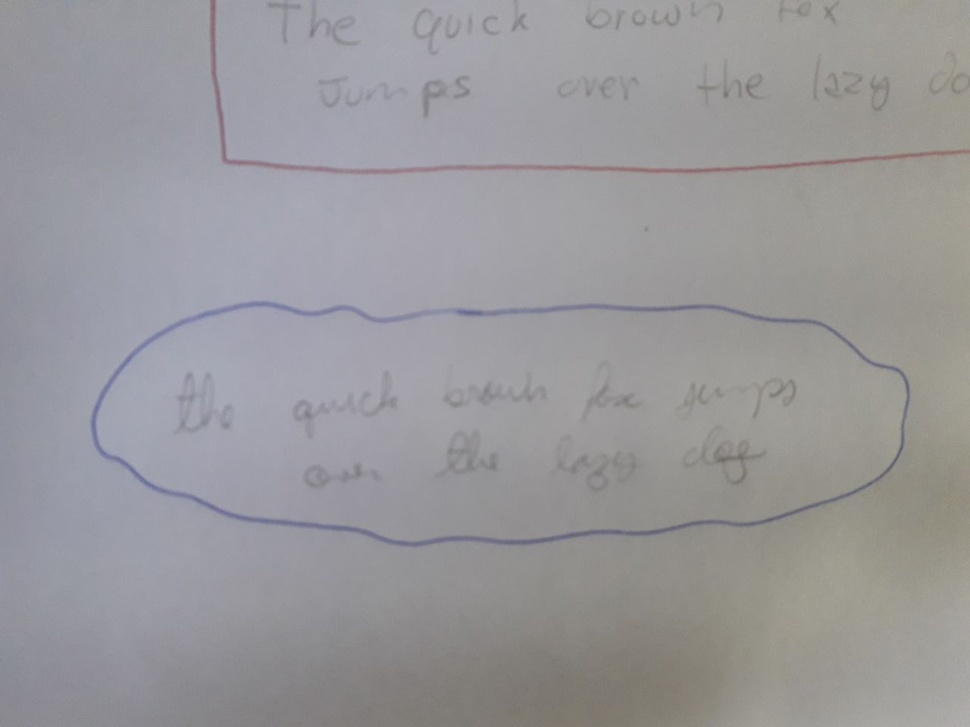
#> input picture images/ex01.jpg, 970 x 727 px, shrunk from 1280 x 960 before the run
$ jupyter execute work_in_progress.ipynb   (older library calls are emulated)
#> lines starting #> are read from the running program, lines starting #| are printed output that depends on the picture; after the words box and inside, x2 and y2 are one past the last pixel; in counts of white or black regions, pixels touching at a corner belong together
[cell 1]
import cv2
import numpy as np
import matplotlib.pyplot as plt

[cell 2]
path_images = [
    "../images/ex01.jpg",
    "../images/ex02.jpg",
    "../images/abstract_ex01.jpg",
    "../images/abstract_ex02.jpg",
    "../images/abstract_ex03.jpg",
]

[cell 3]
inputImage = cv2.imread("../images/ex01.jpg")
#> inputImage is the input picture: shape (727, 970, 3); mean B, G, R 154.7, 152, 153.1
"""
-   In the case of color images, the decoded images will have the channels stored in **B G R** order.
"""

[cell 4]
image = inputImage

kernel = cv2.getStructuringElement(cv2.MORPH_ELLIPSE, (5,5))
kernel2 = cv2.getStructuringElement(cv2.MORPH_ELLIPSE, (3,3))
kernel3 = cv2.getStructuringElement(cv2.MORPH_ELLIPSE, (10,10))

reach = 19
thickness = 3

kernel_plus = cv2.getStructuringElement(cv2.MORPH_CROSS, (reach,reach))
kernel_plusthick = cv2.morphologyEx(kernel_plus, cv2.MORPH_DILATE, kernel2, iterations = thickness)
kernel_x = ((np.diag(np.ones(reach, dtype = int)) + np.diag(np.ones(reach, dtype = int))[::-1]) > 0).astype(np.uint8)
kernel_xthick = cv2.morphologyEx(kernel_x, cv2.MORPH_DILATE, kernel2, iterations = thickness)

blur = cv2.medianBlur(image, 7)
gray = cv2.cvtColor(blur, cv2.COLOR_BGR2GRAY)
# gray = blur[:, :, 2] # noss... que merda eu fiz...

MASK = np.zeros_like(gray, dtype = np.uint8)
thresh = cv2.adaptiveThreshold(gray,255,cv2.ADAPTIVE_THRESH_GAUSSIAN_C, cv2.THRESH_BINARY,11,3)
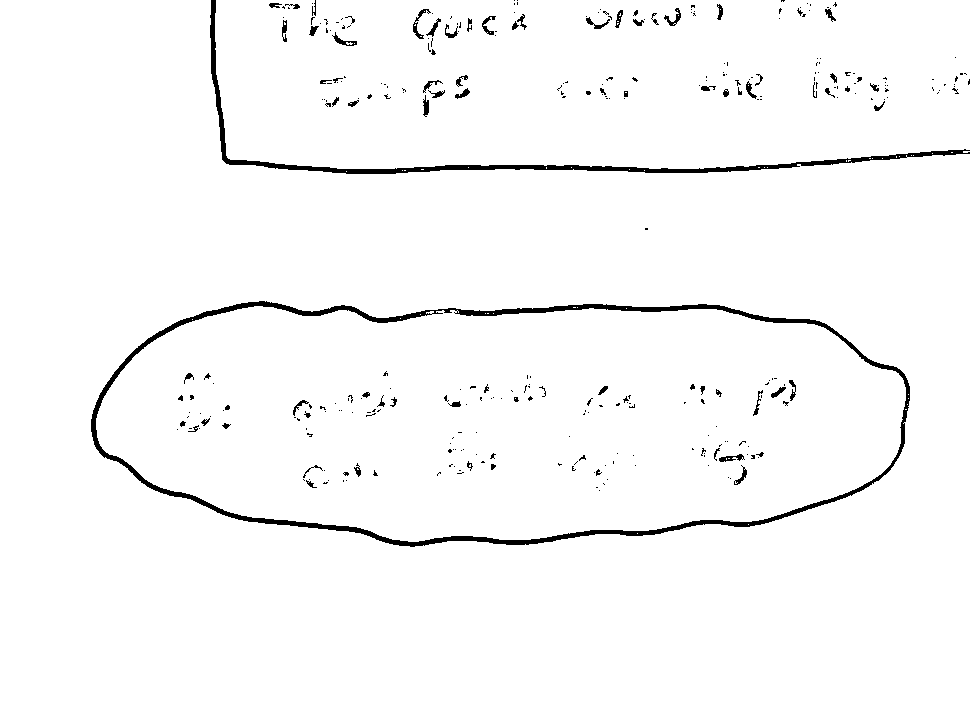
#> thresh: shape (727, 970); 97.6% white; 337 black regions (263 under 20 px), largest, box (x1, y1, x2, y2) and area: (91, 301, 910, 547) 8333, (210, 0, 970, 174) 4032, (413, 9, 431, 39) 129
thresh = 255 - thresh


# [5 lines of commented-out code are left out]


hsv = cv2.cvtColor(blur, cv2.COLOR_BGR2HSV)
#> hsv: shape (727, 970, 3); mean H, S, V 84.6, 13.7, 158.1
# lower = np.array([150, 0, 0])
# upper = np.array([255, 255, 255])
lower = np.array([90, 0, 0])
upper = np.array([150, 255, 255])
hsv_filtered = cv2.inRange(hsv, lower, upper)
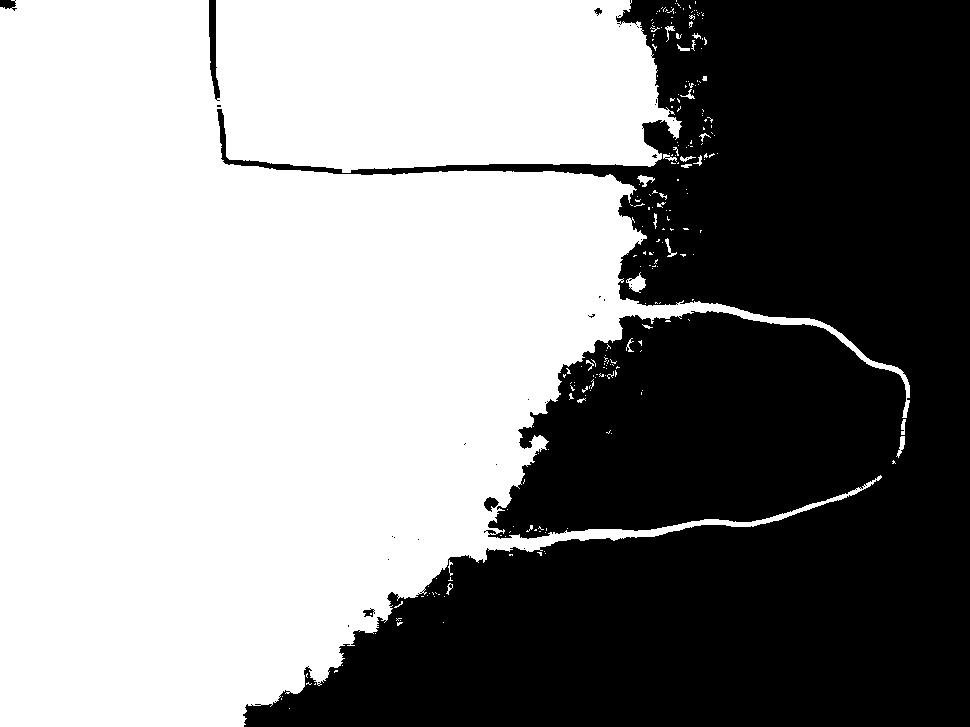
#> hsv_filtered: shape (727, 970); 56.1% white; 31 black regions (25 under 20 px), largest, box (x1, y1, x2, y2) and area: (217, 0, 970, 727) 308250, (209, 0, 220, 101) 605, (484, 497, 499, 512) 133, (0, 0, 17, 11) 123, (363, 608, 375, 617) 60, (594, 8, 602, 16) 34

# [16 lines of commented-out code are left out]


combined = cv2.bitwise_and(thresh, hsv_filtered)
#> combined: shape (727, 970); 1.6% white; 220 white regions (167 under 20 px), largest, box (x1, y1, x2, y2) and area: (91, 301, 910, 547) 8060, (413, 9, 431, 39) 129, (332, 32, 357, 46) 102

combined = cv2.morphologyEx(combined, cv2.MORPH_CLOSE, kernel_plusthick, iterations = 1)
#> combined: shape (727, 970); 2.4% white; 74 white regions (45 under 20 px), largest, box (x1, y1, x2, y2) and area: (91, 301, 910, 547) 8362, (269, 0, 357, 46) 1441, (413, 7, 497, 55) 1337
combined = cv2.morphologyEx(combined, cv2.MORPH_CLOSE, kernel_xthick, iterations = 1)
#> combined: shape (727, 970); 2.7% white; 72 white regions (43 under 20 px), largest, box (x1, y1, x2, y2) and area: (91, 301, 910, 547) 8574, (269, 0, 357, 46) 1745, (413, 7, 497, 55) 1516
combined = cv2.morphologyEx(combined, cv2.MORPH_CLOSE, kernel, iterations = 1)
#> combined: shape (727, 970); 2.7% white; 71 white regions (42 under 20 px)


# [30 lines of commented-out code are left out]

_, cnts, hierarchy = cv2.findContours(combined, cv2.RETR_TREE, cv2.CHAIN_APPROX_SIMPLE)
#> cnts = 71 contours, 47 with area under 20; largest, box (x1, y1, x2, y2) and area: (91, 301, 910, 547) 6848, (269, 0, 357, 46) 1617, (413, 7, 497, 55) 1413, (178, 373, 231, 432) 898, (419, 75, 470, 117) 820

min_area = 10 ** 5
for c in cnts:
    area = cv2.contourArea(c)
    if area > min_area:
        print(area)
        cv2.drawContours(MASK,[c], 0, (255, 255, 255), -1)
        continue
#> this loop made 71 passes
#> area on passes 4, 5, 7, 12, 14, 17, 18, 20: 322.5, 129.5, 764, 409.5, 126, 653.5, 144, 368.5
#> MASK: shape (727, 970); every value is 0

MASK = cv2.morphologyEx(MASK, cv2.MORPH_OPEN, kernel, iterations = 3)

plt.title("thresh")
plt.imshow(thresh)
plt.show()

plt.title("hsv")
plt.imshow(hsv_filtered)
plt.show()

plt.title("combined")
plt.imshow(combined)
plt.show()

plt.imshow(MASK)
plt.show()

plt.imshow(cv2.cvtColor(inputImage, cv2.COLOR_BGR2RGB))
plt.show()

[cell 5]
def segment(image, color):

#> called with color = 'red'
    kernel = cv2.getStructuringElement(cv2.MORPH_ELLIPSE, (5,5))
#> kernel = [[0, 0, 1, 0, 0], [1, 1, 1, 1, 1], [1, 1, 1, 1, 1], [1, 1, 1, 1, 1], [0, 0, 1, 0, 0]]
    kernel2 = cv2.getStructuringElement(cv2.MORPH_ELLIPSE, (3,3))
#> kernel2 = [[0, 1, 0], [1, 1, 1], [0, 1, 0]]
    kernel3 = cv2.getStructuringElement(cv2.MORPH_ELLIPSE, (10,10))

    reach = 19
    thickness = 3

    kernel_plus = cv2.getStructuringElement(cv2.MORPH_CROSS, (reach,reach))
    kernel_plusthick = cv2.morphologyEx(kernel_plus, cv2.MORPH_DILATE, kernel2, iterations = thickness)
    kernel_x = ((np.diag(np.ones(reach, dtype = int)) + np.diag(np.ones(reach, dtype = int))[::-1]) > 0).astype(np.uint8)
    kernel_xthick = cv2.morphologyEx(kernel_x, cv2.MORPH_DILATE, kernel2, iterations = thickness)

    blur = cv2.medianBlur(image, 7)
    gray = cv2.cvtColor(blur, cv2.COLOR_BGR2GRAY)
    thresh = cv2.adaptiveThreshold(gray,255,cv2.ADAPTIVE_THRESH_GAUSSIAN_C, cv2.THRESH_BINARY,31, 3)
#> thresh: shape (727, 970); 95.8% white; 120 black regions (27 under 20 px), largest, box (x1, y1, x2, y2) and area: (90, 301, 911, 547) 10076, (210, 0, 970, 175) 4825, (714, 440, 767, 485) 593
    thresh = 255 - thresh

    hsv = cv2.cvtColor(blur, cv2.COLOR_BGR2HSV).astype(int)
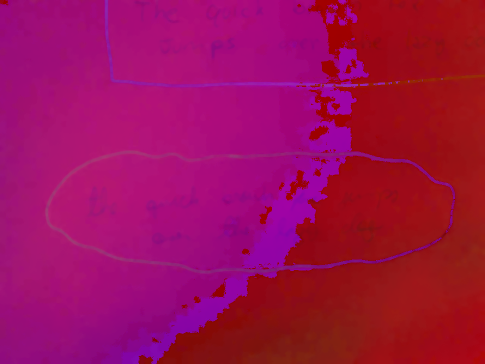
#> hsv: shape (727, 970, 3) int64 (shown at 1/2 size); mean B, G, R 84.6, 13.7, 158.1
    # lower = np.array([150, 0, 0])
    # upper = np.array([255, 255, 255])
#     print(hsv.dtype)
    if color == "blue":
        lower = np.array([90, 0, 0])
        upper = np.array([150, 255, 255])
        hsv_filtered = cv2.inRange(hsv, lower, upper)
    else:
        rotate = 10
        lower = np.array([140 - rotate, 0, 0])
        upper = np.array([255, 255, 255])
        hsv_filtered = cv2.inRange((hsv - rotate) % 255, lower, upper)
#> hsv_filtered: shape (727, 970); 9.6% white; 232 white regions (205 under 20 px), largest, box (x1, y1, x2, y2) and area: (209, 0, 970, 306) 27787, (483, 310, 717, 539) 20605, (205, 542, 557, 727) 16938


# [32 lines of commented-out code are left out]

    combined = cv2.bitwise_and(thresh, hsv_filtered)
#> combined: shape (727, 970); 0.96% white; 132 white regions (109 under 20 px), largest, box (x1, y1, x2, y2) and area: (210, 0, 970, 175) 4788, (580, 382, 611, 422) 313, (570, 455, 589, 474) 159

    combined = cv2.morphologyEx(combined, cv2.MORPH_DILATE, kernel, iterations = 2)
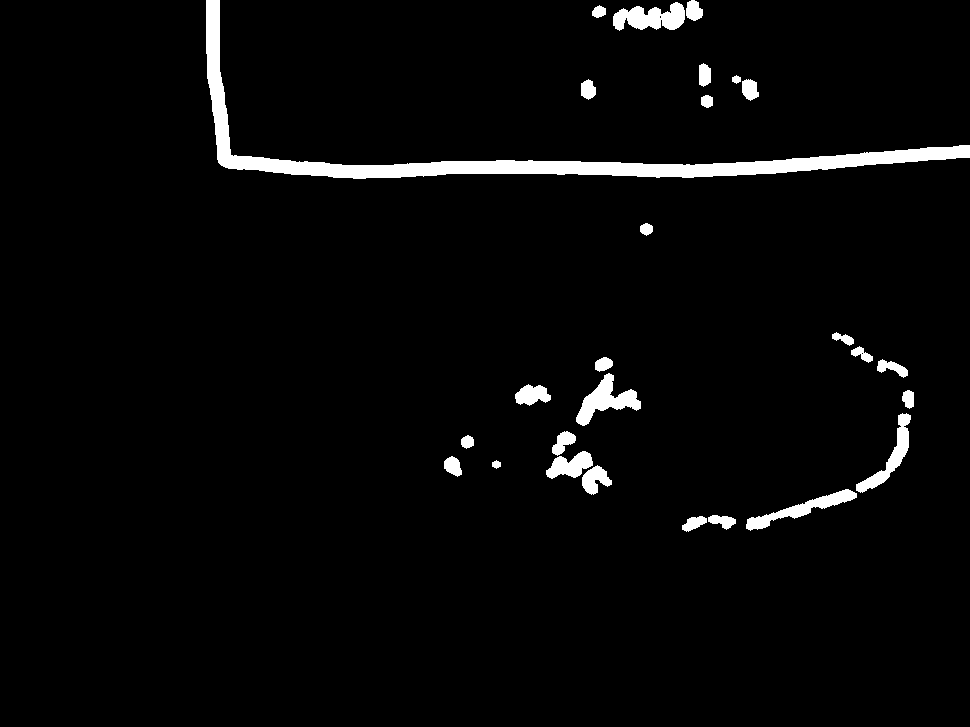
#> combined: shape (727, 970); 3.2% white; 27 white regions


# [51 lines of commented-out code are left out]


    _, cnts, hierarchy = cv2.findContours(combined, cv2.CHAIN_APPROX_SIMPLE, cv2.CHAIN_APPROX_SIMPLE)
#> cnts = 29 contours, 2 with area under 20; largest, box (x1, y1, x2, y2) and area: (206, 0, 970, 179) 11164, (576, 373, 641, 426) 1266, (613, 2, 685, 31) 1230, (746, 489, 857, 531) 1078, (856, 413, 911, 493) 974

    MASK = np.zeros_like(gray, dtype = np.uint8)
    min_area = 10 ** 5
    for c in cnts:
        area = cv2.contourArea(c)
#         perimeter = cv2.arcLength(c, False)

        xs = np.array(c).ravel()[::2]
        ys = np.array(c).ravel()[1::2]
        longest = max(xs.max() - xs.min(), ys.max() - ys.min())
#         if area > min_area:
#             cv2.drawContours(MASK,[c], 0, (255, 255, 255), -1)
#             continue
        if longest > 150:
            # should verify here if figure has large area, if it has then, it is a block already
            cv2.drawContours(MASK,[c], 0, (255, 255, 255), -1)
            continue
#> this loop made 29 passes
#> (area, longest) on passes 1 to 8: (208, 24), (216, 27), (1078.5, 110), (471.5, 29), (44, 8), (229.5, 20), (708.5, 46), (116.5, 13)
#> MASK: shape (727, 970); 1.7% white; 1 white region, box (x1, y1, x2, y2) and area: (206, 0, 970, 179) 12080

    MASK = cv2.morphologyEx(MASK, cv2.MORPH_CLOSE, kernel_plusthick, iterations = 1)
#> MASK: shape (727, 970); 1.7% white; 1 white region, box (x1, y1, x2, y2) and area: (206, 0, 970, 179) 12130
    MASK = cv2.morphologyEx(MASK, cv2.MORPH_CLOSE, kernel_xthick, iterations = 1)
#> MASK: shape (727, 970); 1.7% white; 1 white region, box (x1, y1, x2, y2) and area: (206, 0, 970, 179) 12149
    MASK = cv2.morphologyEx(MASK, cv2.MORPH_CLOSE, kernel3, iterations = 1)
#> MASK: shape (727, 970); 1.7% white; 1 white region

    _, cnts, hierarchy = cv2.findContours(MASK, cv2.CHAIN_APPROX_SIMPLE, cv2.CHAIN_APPROX_SIMPLE)
#> cnts = 1 contour; box (x1, y1, x2, y2) and area: (207, 0, 970, 180) 11218
    # parameter mode is probably wrong: https://docs.opencv.org/3.4/d3/dc0/group__imgproc__shape.html#ga819779b9857cc2f8601e6526a3a5bc71

    MASK = np.zeros_like(gray, dtype = np.uint8)
    for c in cnts:
        rect = cv2.minAreaRect(c)
        box = cv2.boxPoints(rect)
        box = np.int0(box)
        box_area = cv2.contourArea(box)
        if box_area > 10**5: # test should be proportion perimeter vs area
            # if want to see what is left from the image before:
#             cv2.drawContours(MASK,[c], 0, (255, 255, 255), -1)
            # lazy approach to finish
            cv2.drawContours(MASK,[box], 0, (255, 255, 255), -1)
#> this loop made 1 pass
#> (rect, box, box_area) on pass 1: (((573.8, 152.4), (163.8, 778.3), -78.97), [[940, 307], [176, 158], [207, -2], [971, 146]], 127225.5)
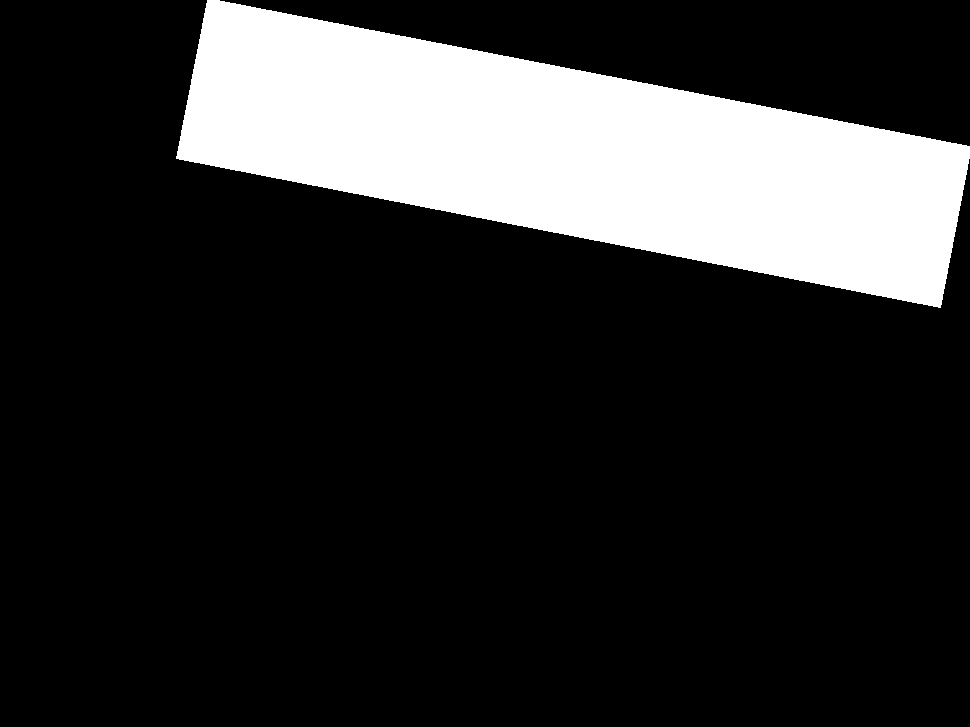
#> MASK: shape (727, 970); 18.1% white; 1 white region, box (x1, y1, x2, y2) and area: (176, 0, 970, 308) 127923

# [58 lines of commented-out code are left out]


    plt.figure(figsize=(16, 8))
    n = 4
    i = 0

    i+=1
    plt.subplot(1,n,i)
#     plt.imshow(cv2.cvtColor(inputImage, cv2.COLOR_BGR2RGB))
    plt.imshow(thresh)

    i+=1
    plt.subplot(1,n,i)
    plt.imshow(hsv_filtered)


    i+=1
    plt.subplot(1,n,i)
    plt.imshow(combined)
#     plt.imshow(hsv_filtered)

    i+=1
    plt.subplot(1,n,i)
#     plt.imshow(thresh)
    plt.imshow(MASK)
#     plt.show()

[cell 6]
for image_path in path_images:
    inputImage = cv2.imread(image_path)
    segment(inputImage, "red")
    plt.show()
#> pass 2 of the loop `for image_path in path_images:`:
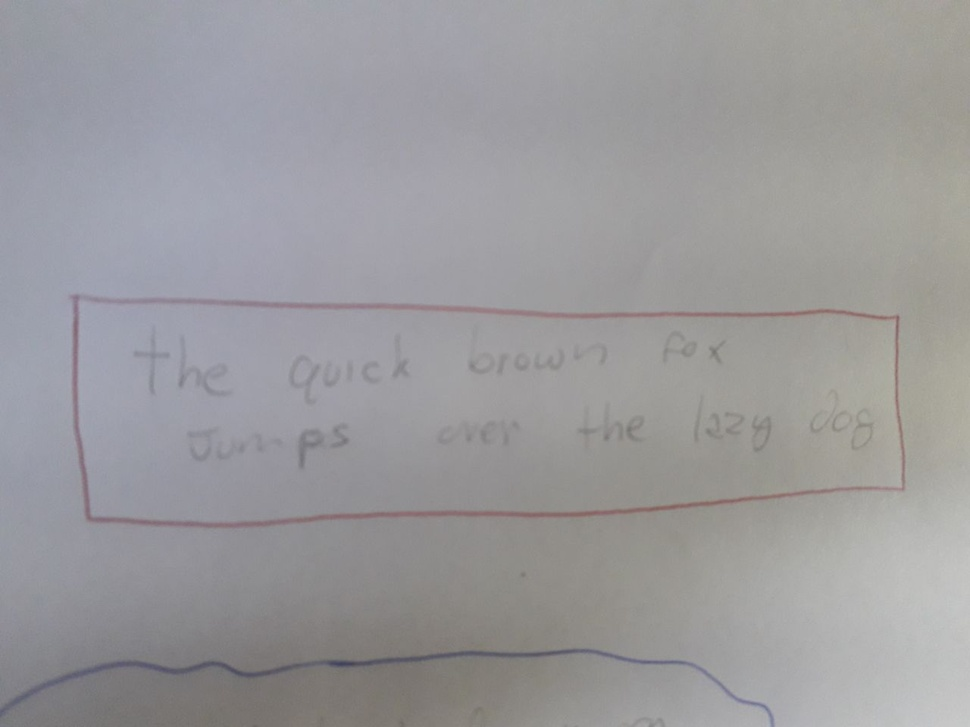
#> input picture images/ex02.jpg, 970 x 727 px, shrunk from 1280 x 960 before the run
#> inputImage is the input picture: shape (727, 970, 3); mean B, G, R 156.4, 154.1, 155.1
#> in segment (call 2), `thresh = cv2.adaptiveThreshold(gray,255,cv2.ADAPTIVE_THRESH_GAUSSIAN_C..`:
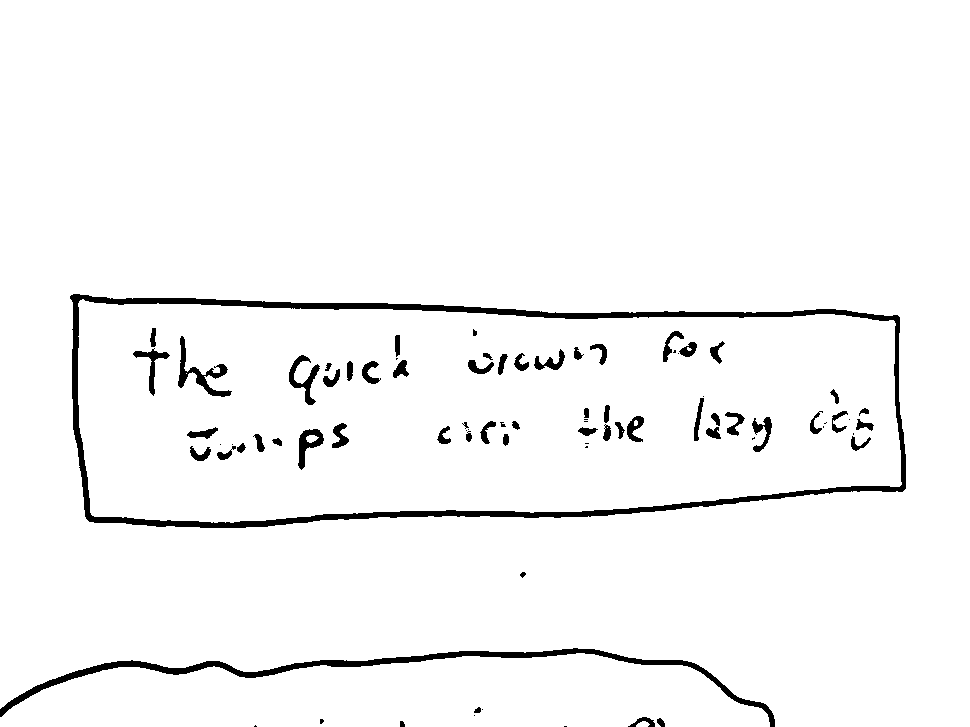
#> thresh: shape (727, 970); 96.6% white; 82 black regions (23 under 20 px), largest, box (x1, y1, x2, y2) and area: (70, 294, 906, 528) 11173, (0, 648, 775, 727) 4632, (178, 336, 232, 397) 766
#> in segment (call 2), `_, cnts, hierarchy = cv2.findContours(combined, cv2.CHAIN_APPROX_SIMPL..`: cnts = 22 contours, 3 with area under 20; largest, box (x1, y1, x2, y2) and area: (68, 292, 910, 532) 13604, (186, 296, 904, 366) 9290, (465, 345, 569, 379) 2008, (458, 417, 524, 450) 1221, (479, 644, 578, 662) 860
#> the loop in segment (call 2), `for c in cnts:` made 22 passes
#> (area, longest) on passes 1 to 4: (405, 41), (44, 8), (84, 13), (584.5, 62)
#> in segment (call 2), `_, cnts, hierarchy = cv2.findContours(MASK, cv2.CHAIN_APPROX_SIMPLE, c..`: cnts = 2 contours; box (x1, y1, x2, y2) and area: (69, 293, 911, 533) 13854, (187, 297, 905, 366) 9396
#> the loop in segment (call 2), `for c in cnts:` made 2 passes
#> (rect, box, box_area) on passes 1 to 2: (((546.8, 309.5), (54.19, 718.6), -85.36), [[902, 365], [186, 307], [190, 253], [907, 311]], 38952), (((473.8, 479.1), (227, 861.8), -79.85), [[878, 666], [29, 514], [69, 291], [917, 443]], 195219.5)
#> after the loop in segment (call 2), `for c in cnts:`:
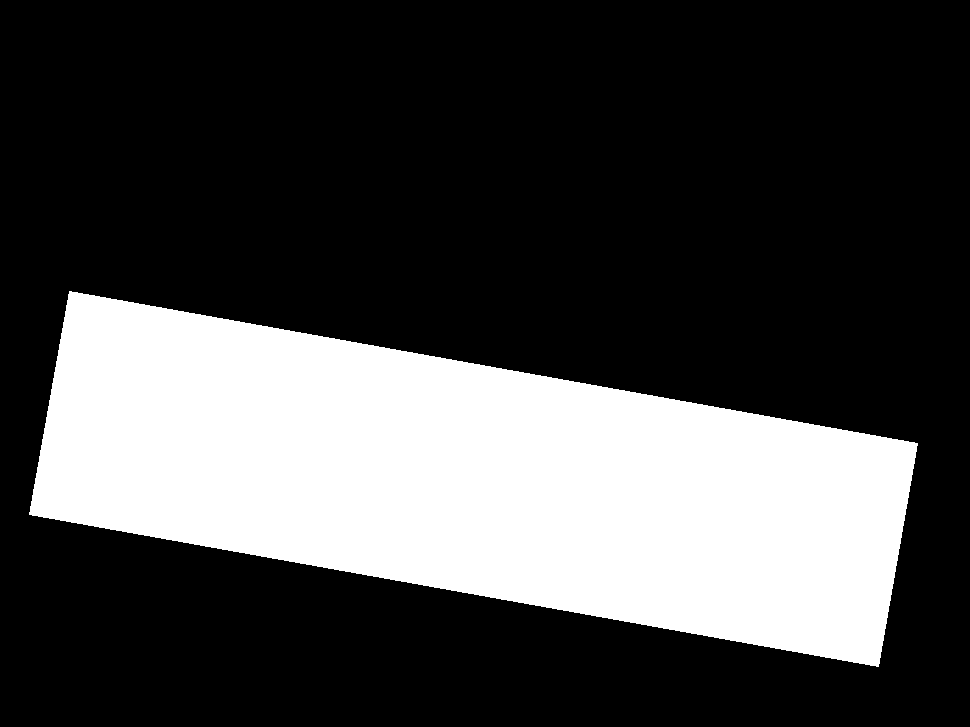
#> MASK: shape (727, 970); 27.8% white; 1 white region, box (x1, y1, x2, y2) and area: (29, 291, 918, 667) 196296
